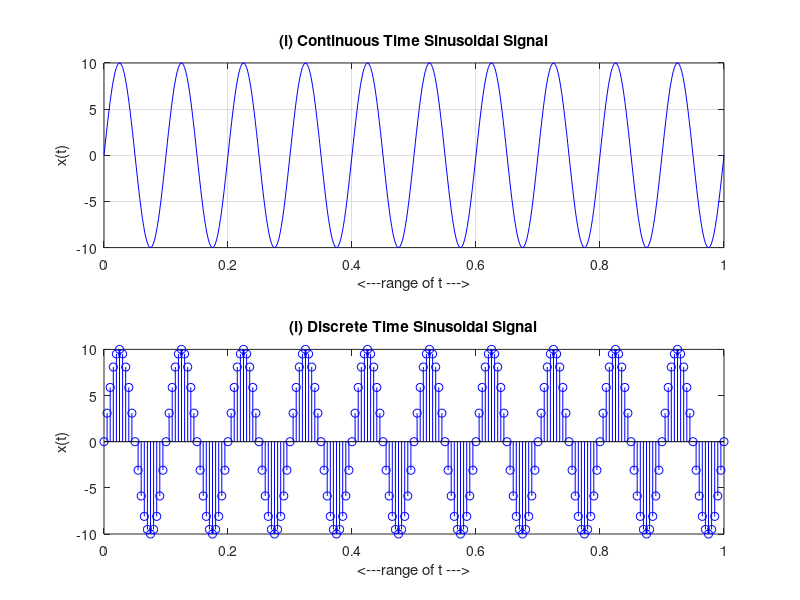

This figure's MATLAB source:
%Continuous Time Sinosoidal Signal
A=10;
f=10;
phase = 0;
sample=500;
t = 0:1/sample:1;
x = A*sin(2*pi*f*t + phase);
%phase pi/3;
%T = (2*pi)/w;
%x = A*sin(w*t + phase);
grid on;
subplot(211);
plot(t,x,'blue');
title('(i) Continuous Time Sinusoidal Signal', 'color','black');
xlabel('<---range of t --->');
ylabel('x(t)');

%Discrete Time Sinosoidal Signal
A=10;
f=10;
phase = 0;
sample=200;
t = 0:1/sample:1;
x = A*sin(2*pi*f*t + phase);
%phase pi/3;
%T = (2*pi)/w;
%x = A*sin(w*t + phase);
grid on;
subplot(212);
stem(t,x,'blue');
title('(i) Discrete Time Sinusoidal Signal', 'color','black');
xlabel('<---range of t --->');
ylabel('x(t)');
